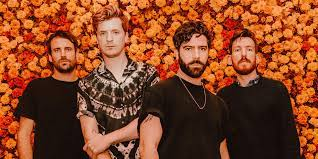
#> input picture foals.jpeg, 318 x 159 px
$ python face_detect.py foals.jpeg
#> lines starting #> are read from the running program, lines starting #| are printed output that depends on the picture; after the words box and inside, x2 and y2 are one past the last pixel; in counts of white or black regions, pixels touching at a corner belong together
import cv2
import sys

# user has to input img
imagePath = sys.argv[1]
cascPath = "haarcascade_frontalface_default.xml"

# include the haar cascade
faceCascade = cv2.CascadeClassifier(cascPath)

# Read the image
image = cv2.imread(imagePath)
#> image is the input picture: shape (159, 318, 3); mean B, G, R 38.7, 67.9, 132.7
gray = cv2.cvtColor(image, cv2.COLOR_BGR2GRAY)
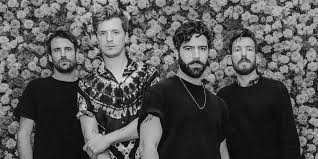
#> gray: shape (159, 318); min 1, max 232, mean 84

# To Detect faces in the image
faces = faceCascade.detectMultiScale(
    gray,
    scaleFactor=1.1,
    minNeighbors=5,
    minSize=(30, 30),
    flags = cv2.CASCADE_SCALE_IMAGE
)
#> faces = [[92, 18, 37, 37], [46, 36, 34, 34], [177, 35, 37, 37], [226, 36, 35, 35]]

print("Detected {0} faces!".format(len(faces)))
#| Detected 4 faces!

# Draw a rectangle around the faces
for (x, y, w, h) in faces:
    cv2.rectangle(image, (x, y), (x+w, y+h), (0, 255, 0), 2)
#> this loop made 4 passes
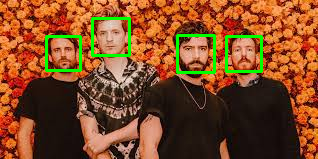
#> image: shape (159, 318, 3); 3.36% of pixels changed, all inside (x1, y1, x2, y2) = (45, 17, 263, 74)

cv2.imshow("Faces Detected", image)
cv2.waitKey(0)
